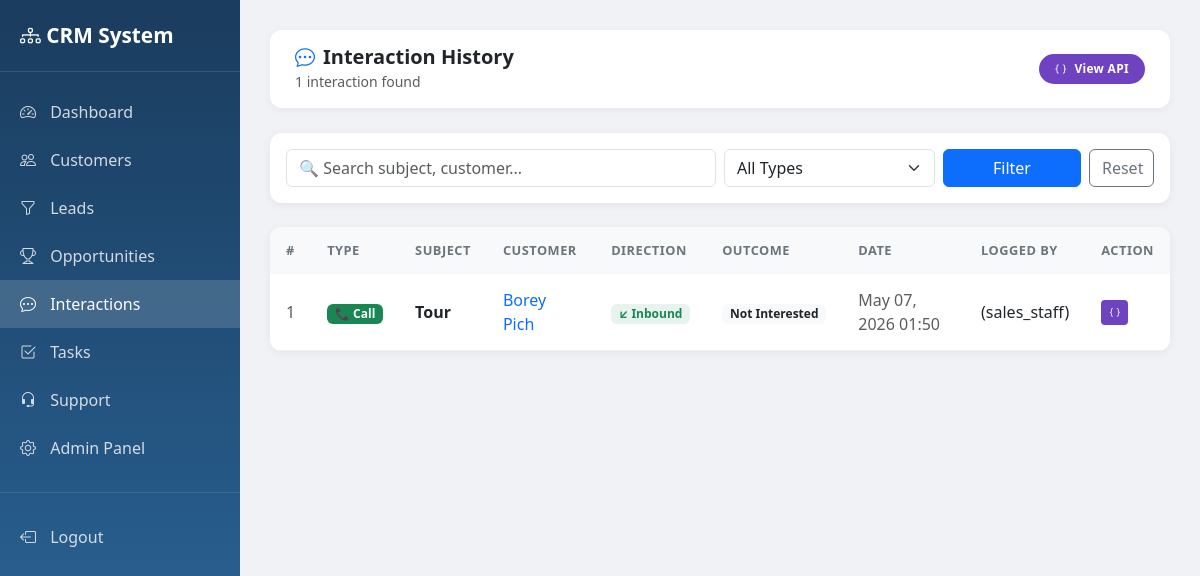
Screenshot of /interactions/ (signed in) with the database file from the repository.
### interactions/models.py (models this page shows, shortened)
class Interaction(models.Model):
    TYPE_CHOICES = [
        ('phone_call', 'Phone Call'),
        ('email', 'Email'),
        ('meeting', 'Meeting'),
        ('chat', 'Chat'),
        ('site_visit', 'Site Visit'),
    ]
    DIRECTION_CHOICES = [
        ('inbound', 'Inbound'),
        ('outbound', 'Outbound'),
    ]
    OUTCOME_CHOICES = [
        ('interested', 'Interested'),
        ('not_interested', 'Not Interested'),
        ('callback', 'Callback'),
        ('demo_requested', 'Demo Requested'),
    ]
    customer = models.ForeignKey(Customer, on_delete=models.CASCADE, related_name='interactions')
    lead = models.ForeignKey(Lead, on_delete=models.SET_NULL, null=True, blank=True, related_name='interactions')
    opportunity = models.ForeignKey(Opportunity, on_delete=models.SET_NULL, null=True, blank=True, related_name='interactions')
    user = models.ForeignKey(User, on_delete=models.SET_NULL, null=True, related_name='interactions')
    type = models.CharField(max_length=20, choices=TYPE_CHOICES)
    subject = models.CharField(max_length=255)
    description = models.TextField(blank=True)
    direction = models.CharField(max_length=10, choices=DIRECTION_CHOICES, blank=True)
    duration_minutes = models.IntegerField(null=True, blank=True)
    outcome = models.CharField(max_length=20, choices=OUTCOME_CHOICES, blank=True)
    interaction_date = models.DateTimeField()
    created_at = models.DateTimeField(auto_now_add=True)
    class Meta:
        ordering = ['-interaction_date']

### customers/models.py (models this page shows, shortened)
class Customer(models.Model):
    SEGMENT_CHOICES = [
        ('enterprise', 'Enterprise'),
        ('smb', 'SMB'),
        ('startup', 'Startup'),
        ('individual', 'Individual'),
    ]
    STATUS_CHOICES = [
        ('active', 'Active'),
        ('inactive', 'Inactive'),
        ('blocked', 'Blocked'),
    ]
    full_name = models.CharField(max_length=200)
    email = models.EmailField(unique=True, blank=True, null=True)
    phone = models.CharField(max_length=20, blank=True)
    company = models.CharField(max_length=200, blank=True)
    job_title = models.CharField(max_length=100, blank=True)
    segment = models.CharField(max_length=20, choices=SEGMENT_CHOICES, blank=True)
    industry = models.CharField(max_length=100, blank=True)
    city = models.CharField(max_length=100, blank=True)
    country = models.CharField(max_length=100, blank=True)
    status = models.CharField(max_length=20, choices=STATUS_CHOICES, default='active')
    tags = models.ManyToManyField(CustomerTag, blank=True)
    assigned_to = models.ForeignKey(User, on_delete=models.SET_NULL, null=True, blank=True, related_name='assigned_customers')
    created_by = models.ForeignKey(User, on_delete=models.SET_NULL, null=True, related_name='created_customers')
    created_at = models.DateTimeField(auto_now_add=True)
    updated_at = models.DateTimeField(auto_now=True)

### accounts/models.py (models this page shows)
class User(AbstractUser):
    ROLE_CHOICES = [
        ('admin', 'Admin'),
        ('sales_staff', 'Sales Staff'),
        ('customer_service', 'Customer Service'),
    ]
    phone = models.CharField(max_length=20, blank=True)
    role = models.CharField(max_length=20, choices=ROLE_CHOICES, default='sales_staff')
    profile_image = models.ImageField(upload_to='profiles/', blank=True, null=True)
    def __str__(self):
        return f"{self.get_full_name()} ({self.role})"

### interactions/views.py (the view)
# urls.py: path('', views.interaction_list, name='interaction_list'),
@login_required
def interaction_list(request):
    query = request.GET.get('q', '')
    type_filter = request.GET.get('type', '')
    interactions = Interaction.objects.select_related('customer', 'user').all()
    if query:
        interactions = interactions.filter(
            Q(subject__icontains=query) |
            Q(customer__full_name__icontains=query)
        )
    if type_filter:
        interactions = interactions.filter(type=type_filter)
    context = {
        'interactions': interactions,
        'query': query,
        'type_filter': type_filter,
        'total': interactions.count(),
    }
    return render(request, 'interactions/interaction_list.html', context)

### templates/interactions/interaction_list.html (shortened to what this page needs)
<!DOCTYPE html>
<html lang="en">
<head>
    <link href="https://cdn.jsdelivr.net/npm/bootstrap@5.3.0/dist/css/bootstrap.min.css" rel="stylesheet">
    <link href="https://cdn.jsdelivr.net/npm/bootstrap-icons@1.10.0/font/bootstrap-icons.css" rel="stylesheet">
</head>
<body>
<div class="sidebar">
    <div class="brand"><i class="bi bi-diagram-3"></i> CRM System</div>
    <div class="mt-3">
        <a href="/dashboard/"><i class="bi bi-speedometer2"></i> Dashboard</a>
        <a href="/customers/"><i class="bi bi-people"></i> Customers</a>
        <a href="/leads/"><i class="bi bi-funnel"></i> Leads</a>
        <a href="/opportunities/"><i class="bi bi-trophy"></i> Opportunities</a>
        <a href="/interactions/" class="active"><i class="bi bi-chat-dots"></i> Interactions</a>
        <a href="/tasks/"><i class="bi bi-check2-square"></i> Tasks</a>
        <a href="/support/"><i class="bi bi-headset"></i> Support</a>
        <a href="/admin/"><i class="bi bi-gear"></i> Admin Panel</a>
        <div style="border-top: 1px solid rgba(255,255,255,0.1); margin: 20px 0;"></div>
        <a href="/accounts/logout/"><i class="bi bi-box-arrow-left"></i> Logout</a>
    </div>
</div>
<div class="main-content">
    <div class="topbar">
        <div>
            <h5 class="mb-0 fw-bold"><i class="bi bi-chat-dots text-primary me-2"></i>Interaction History</h5>
            <small class="text-muted">{{ total }} interaction{{ total|pluralize }} found</small>
        </div>
        <a href="/api/interactions/" target="_blank" class="btn btn-api rounded-pill px-3">
            <i class="bi bi-braces me-1"></i> View API
        </a>
    </div>
    <div class="table-card mb-4 p-3">
        <form method="get" class="row g-2 align-items-end">
            <div class="col-md-6">
                <input type="text" name="q" value="{{ query }}" class="form-control" placeholder="🔍 Search subject, customer...">
            </div>
            <div class="col-md-3">
                <select name="type" class="form-select">
                    <option value="">All Types</option>
                </select>
            </div>
            <div class="col-md-2">
                <button type="submit" class="btn btn-primary w-100">Filter</button>
            </div>
            <div class="col-md-1">
                <a href="/interactions/" class="btn btn-outline-secondary w-100">Reset</a>
            </div>
        </form>
    </div>
    <div class="table-card">
        <table class="table mb-0">
            <thead>
                <tr>
                    <th>#</th>
                    <th>Type</th>
                    <th>Subject</th>
                    <th>Customer</th>
                    <th>Direction</th>
                    <th>Outcome</th>
                    <th>Date</th>
                    <th>Logged By</th>
                    <th>Action</th>
                </tr>
            </thead>
            <tbody>
                {% for interaction in interactions %}
                <tr>
                    <td class="text-muted">{{ forloop.counter }}</td>
                    <td>
                        {% if interaction.type == 'phone_call' %}<span class="badge bg-success">📞 Call</span>
                        {% elif interaction.type == 'email' %}<span class="badge bg-info">📧 Email</span>
                        {% elif interaction.type == 'meeting' %}<span class="badge bg-primary">🤝 Meeting</span>
                        {% elif interaction.type == 'chat' %}<span class="badge bg-warning text-dark">💬 Chat</span>
                        {% else %}<span class="badge bg-secondary">🏢 Site Visit</span>{% endif %}
                    </td>
                    <td class="fw-semibold">{{ interaction.subject }}</td>
                    <td>
                        <a href="/customers/{{ interaction.customer.pk }}/" class="text-decoration-none">
                            {{ interaction.customer.full_name }}
                        </a>
                    </td>
                    <td>
                        {% if interaction.direction == 'inbound' %}
                            <span class="badge bg-success bg-opacity-10 text-success">↙ Inbound</span>
                        {% elif interaction.direction == 'outbound' %}
                            <span class="badge bg-primary bg-opacity-10 text-primary">↗ Outbound</span>
                        {% else %}—{% endif %}
                    </td>
                    <td>
                        {% if interaction.outcome %}
                            <span class="badge bg-light text-dark">{{ interaction.get_outcome_display }}</span>
                        {% else %}—{% endif %}
                    </td>
                    <td class="text-muted">{{ interaction.interaction_date|date:"M d, Y H:i" }}</td>
                    <td>{{ interaction.user|default:"—" }}</td>
                    <td>
                        <a href="/api/interactions/{{ interaction.pk }}/" target="_blank" class="btn btn-sm btn-json" title="View JSON">
                            <i class="bi bi-braces"></i>
                        </a>
                    </td>
                </tr>
                {% endfor %}
            </tbody>
        </table>
    </div>
</div>
</body>
</html>

### templates/interactions/interaction_list.html (style rules this page uses)
body { background-color: #f0f2f5; }
.sidebar { min-height: 100vh; background: linear-gradient(180deg, #1a3c5e 0%, #2d6a9f 100%); width: 240px; position: fixed; padding-top: 20px; }
.sidebar .brand { color: white; font-size: 1.3rem; font-weight: 700; padding: 0 20px 20px; border-bottom: 1px solid rgba(255,255,255,0.1); }
.sidebar a { color: rgba(255,255,255,0.8); text-decoration: none; display: block; padding: 12px 20px; transition: all 0.2s; }
.sidebar a:hover, .sidebar a.active { background: rgba(255,255,255,0.15); color: white; }
.sidebar a i { margin-right: 10px; }
.main-content { margin-left: 240px; padding: 30px; }
.topbar { background: white; border-radius: 12px; padding: 15px 25px; margin-bottom: 25px; box-shadow: 0 2px 10px rgba(0,0,0,0.05); display: flex; justify-content: space-between; align-items: center; }
.table-card { background: white; border-radius: 12px; box-shadow: 0 2px 10px rgba(0,0,0,0.06); overflow: hidden; }
.table thead th { background: #f8f9fa; font-size: 0.8rem; text-transform: uppercase; letter-spacing: 0.5px; color: #6c757d; border: none; padding: 14px 16px; }
.table tbody td { padding: 14px 16px; vertical-align: middle; border-color: #f0f2f5; }
.btn-api { background: #6f42c1; color: white; border: none; font-size: 0.75rem; font-weight: 600; letter-spacing: 0.3px; }
.btn-json { background: #6f42c1; color: white; border: none; font-size: 0.7rem; }

### rows the page displays
Interaction: type "📞 Call", subject "Tour", customer.full_name "Borey Pich", direction "↙ Inbound", outcome "Not Interested", interaction_date "May 07, 2026 01:50", user "(sales_staff)"

### other values shown
{{ total }} "1"
